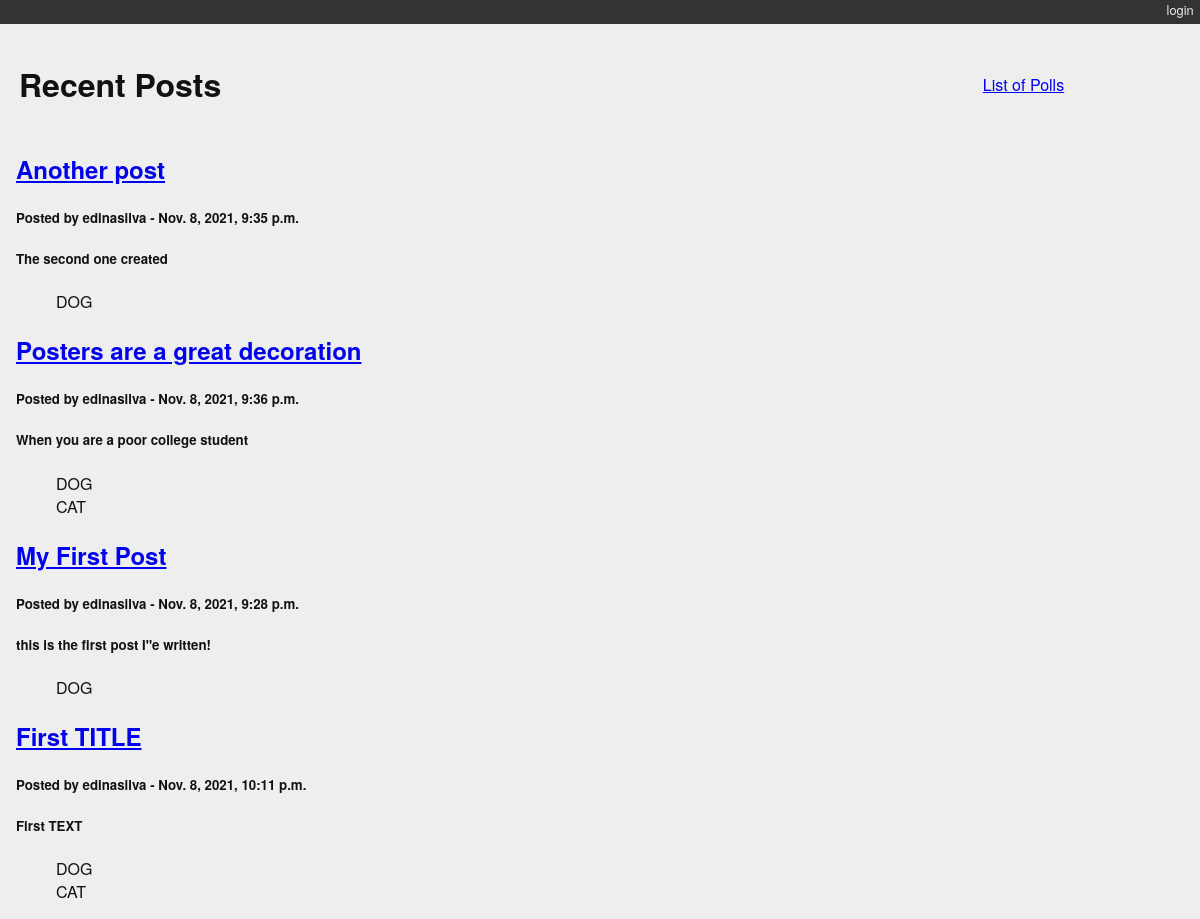
The page / on the database its author committed.
### blogging/models.py (models this page shows)
class Post(models.Model):
    title = models.CharField(max_length=128)
    text = models.TextField(blank=True)
    author = models.ForeignKey(User, on_delete=models.CASCADE)
    created_date = models.DateTimeField(auto_now_add=True)
    modified_date = models.DateTimeField(auto_now=True)
    published_date = models.DateTimeField(blank=True, null=True)
    categories = models.ManyToManyField(Category, blank=True, related_name='categories')
    def __str__(self):
        return self.title
    class Meta:
        verbose_name_plural = 'Posts'

class Category(models.Model):
    name = models.CharField(max_length=128)
    description = models.TextField(blank=True)
    def __str__(self):
        return self.name
    class Meta:
        verbose_name_plural = 'Categories'

### blogging/views.py (the view)
# urls.py: path('', BlogListView.as_view(), name="post_index"),
class BlogListView(ListView):
    queryset = Post.objects.exclude(published_date__exact=None).order_by('-published_date')
    template_name = 'blogging/list.html'

### blogging/templates/blogging/list.html (shortened to what this page needs)
<!DOCTYPE html>
{% extends "base.html" %}
{% block content %}
<table width="90%" border="0">
    <tr>
        <td><h1>Recent Posts</h1></td>
        <td style="text-align: right; vertical-align: middle;"><a href="/polling/">List of Polls</a></td>
    </tr>
</table>
{% for post in post_list %}
    <div class="post">
        <h2>
            <a href="{% url 'post_detail' post.pk %}">{{ post }}</a>
        </h2>
        <p class="byline">
        <h5>Posted by {{ post.author }} - {{post.created_date}}</h5>
        </p>
        <div class="post-body">
        <h5>{{ post.text }}</h5>
        </div>
        <ul class="categories">
        {% for category in post.categories.all %}
        <li >{{ category }}</li><br>
        {% endfor %}
        </ul>
    </div>
{% endfor %}
{% endblock %}

### mysite/templates/base.html (shortened to what this page needs)
<!DOCTYPE html>
{% load static %}
<html lang="en">
<head>
    <link type="text/css" rel="stylesheet" href="{% static 'django_blog.css' %}">
</head>
<body>
  <div id="header">
   <ul id="control-bar">
   {% if user.is_authenticated %}
       <li>Hello {{ user.username }} </li>
    {% if user.is_staff %}<li><a href="{% url 'admin:index' %}">admin</a></li>{% endif %}
     <li><a href="{% url 'logout' %}">logout</a></li>
    {% else %}
     <li><a href="{% url 'account_login' %}">login</a></li>
   {% endif %}
   </ul>
  </div>
<div id="container">
    <div id="content">
        {% block content %}{% endblock %}
    </div>
</div>
</body>
</html>

### blogging/static/django_blog.css (style rules this page uses)
body { background-color: #eee; color: #111; font-family: "HelveticaNeue-Light", "Helvetica Neue Light", "Helvetica Neue", Helvetica, Arial, "Lucida Grande", sans-serif; margin:0; padding:0; }
#container { margin:0; padding:0; margin-top: 0px; }
#header { background-color: #333; border-botton: 1px solid #111; margin:0; padding:0; }
#control-bar { margin: 0em 0em 1em; list-style: none; list-style-type: none; text-align: right; color: #eee; font-size: 80%; padding-bottom: 0.4em; }
#control-bar li { display: inline-block; }
#control-bar li a { color: #eee; padding: 0.5em; text-decoration: none; }
#content { margin: 0em 1em 1em; }
ul.categories { list-style: none; list-style-type: none; }
ul.categories li { display: inline; }

### rows shown on the page
Post: title "Another post", author "edinasilva", created_date "Nov. 8, 2021, 9:35 p.m.", text "The second one created"
Category: name "DOG"
Post: title "Posters are a great decoration", author "edinasilva", created_date "Nov. 8, 2021, 9:36 p.m.", text "When you are a poor college student"
Category: name "CAT"
Post: title "My First Post", author "edinasilva", created_date "Nov. 8, 2021, 9:28 p.m.", text "this is the first post I''e written!"
Post: title "First TITLE", author "edinasilva", created_date "Nov. 8, 2021, 10:11 p.m.", text "First TEXT"
